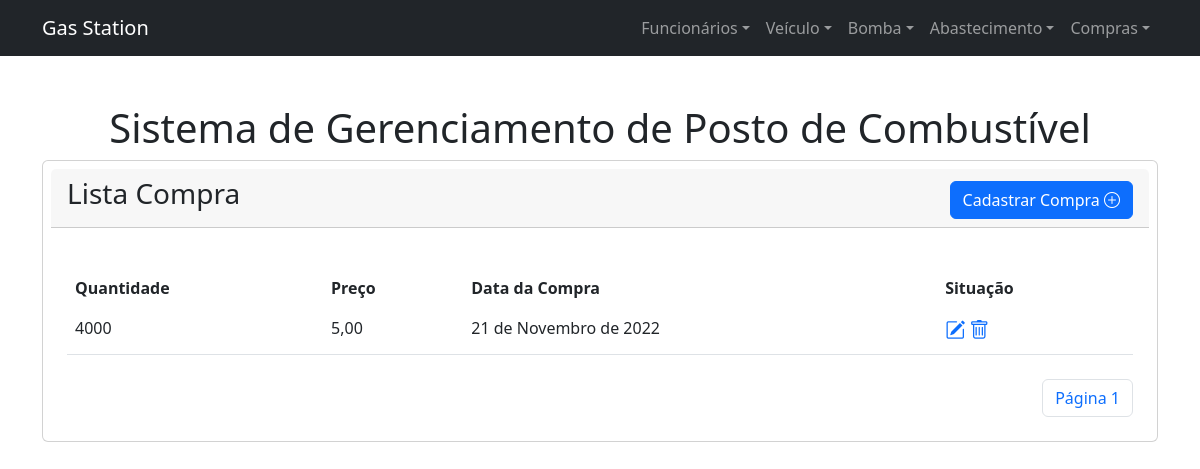
Screenshot of /compra-list/ with the database file from the repository.
### pump/models.py (models this page shows, shortened)
class CompraCombustivel(models.Model):
    dataCompra = models.DateField(null=False, blank=False)
    qtdd_litros = models.IntegerField()
    preco_litro = models.DecimalField(max_digits=5, decimal_places=2)
    tipoGas = models.ForeignKey(Bomba, on_delete=models.CASCADE,null=True)

### pump/views.py (the view)
# urls.py: path('compra-list/', CompraListView.as_view(), name='compra-list'),
class CompraListView(ListView):
    template_name = 'compra-list.html'
    model = CompraCombustivel
    paginate_by = 10
    context_object_name = 'compras'
    def get_queryset(self):
        query = self.request.GET.get('search')
        if query:
            return CompraCombustivel.objects.filter(coren__icontains=query)
        else:
            return CompraCombustivel.objects.all().order_by()

### pump/templates/compra-list.html (shortened to what this page needs)
{% extends "index.html" %}
{% block middle-content %}
<section class="section">
    <div class="card p-2">
        <div class="card-header mb-4">
            <div class="d-flex flex-row justify-content-between">
                <div class="w-50">
                    <h4 class="card-title fs-3">Lista Compra</h4>
                </div>
                <div class="align-self-end">
                    <div class="d-flex flex-row">
                        <a class="btn icon icon-left btn-primary d-flex flex-row align-items-center" href="{% url 'pump:create-compra' %}">
                            <span>Cadastrar Compra</span>
                            <i class="bi bi-plus-circle"></i>
                        </a>
                    </div>
                </div>
            </div>
        </div>
        <div class="card-body">
            {% if compras %}
            <table class="table table-borderless">
                <thead>
                    <tr>
                        <th scope="col">Quantidade</th>
                        <th scope="col">Preço</th>
                        <th scope="col">Data da Compra</th>
                        <th scope="col" colspan="2">Situação</th>
                    </tr>
                </thead>
                {% for c in compras %}
                <tbody>
                    <tr class="border-bottom">
                        <td>{{ c.qtdd_litros }}</td>
                        <td>{{ c.preco_litro }}</td>
                        <td>{{ c.dataCompra }}</td>
                        <td class="d-flex flex-row justify-content">
                            <a href="{% url 'pump:update-compra' pk=c.id %}">
                                <i class="bi bi-pencil-square fs-5"></i></a>
                            <a href="{% url 'pump:delete-compra' pk=c.id %}">
                                <i class="bi bi-trash fs-5"></i></a>
                        </td>
                    </tr>
                </tbody>
                {% endfor %}
            </table>
            {% else %}
            <p>Não há registros por aqui.</p>
            {% endif %}
            <ul class="pagination pagination-primary justify-content-end mb-0 mt-4">
                <li class="page-item">
                    <a class="page-link" href="#">Página {{ page_obj.number }}</a>
                </li>
            </ul>
        </div>
    </div>
</section>
{% endblock middle-content %}

### rows the page displays
CompraCombustivel: qtdd_litros "4000", preco_litro "5,00", dataCompra "21 de Novembro de 2022"

### other values shown
{{ page_obj.number }} "1"
